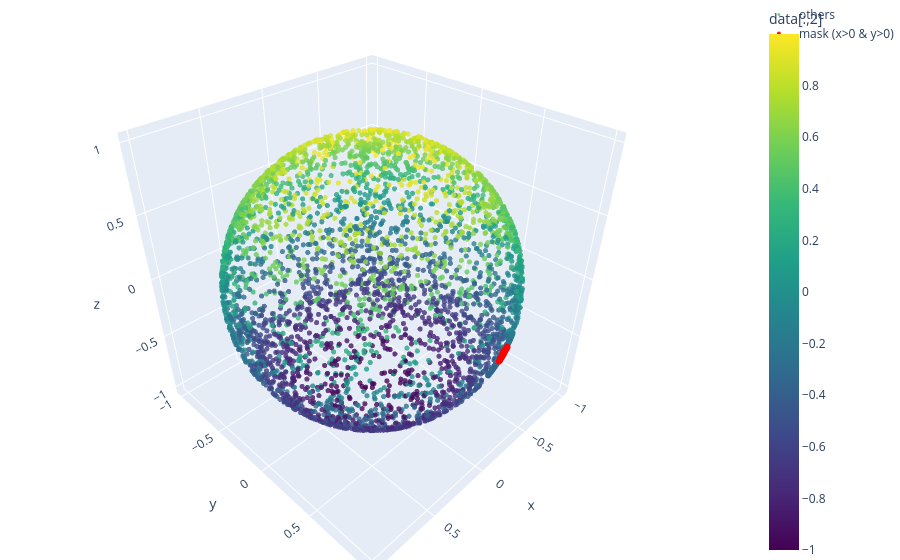

This figure's notebook cell:
### Code cell
mask_idx = (coordinates[:,0] > 0) & (coordinates[:,1] > 0)

import plotly.graph_objects as go

fig = go.Figure(data=[
    # Trace 1: 非 mask 点，按 z 上色
    go.Scatter3d(
        x=data_conditional[~mask_idx, 0],
        y=data_conditional[~mask_idx, 1],
        z=data_conditional[~mask_idx, 2],
        mode='markers',
        marker=dict(
            size=3,
            color=data_conditional[~mask_idx, 2],
            colorscale='Viridis',
            opacity=0.8,
            colorbar=dict(title="data[:,2]"),
        ),
        name='others',
    ),
    # Trace 2: mask 点，红色高亮
    go.Scatter3d(
        x=data_conditional[mask_idx, 0],
        y=data_conditional[mask_idx, 1],
        z=data_conditional[mask_idx, 2],
        mode='markers',
        marker=dict(size=4, color='red', opacity=0.9),
        name='mask (x>0 & y>0)',
    ),
])

fig.update_layout(
    scene=dict(aspectmode='data'),
    margin=dict(l=0, r=0, b=0, t=0),
)

fig.show()
